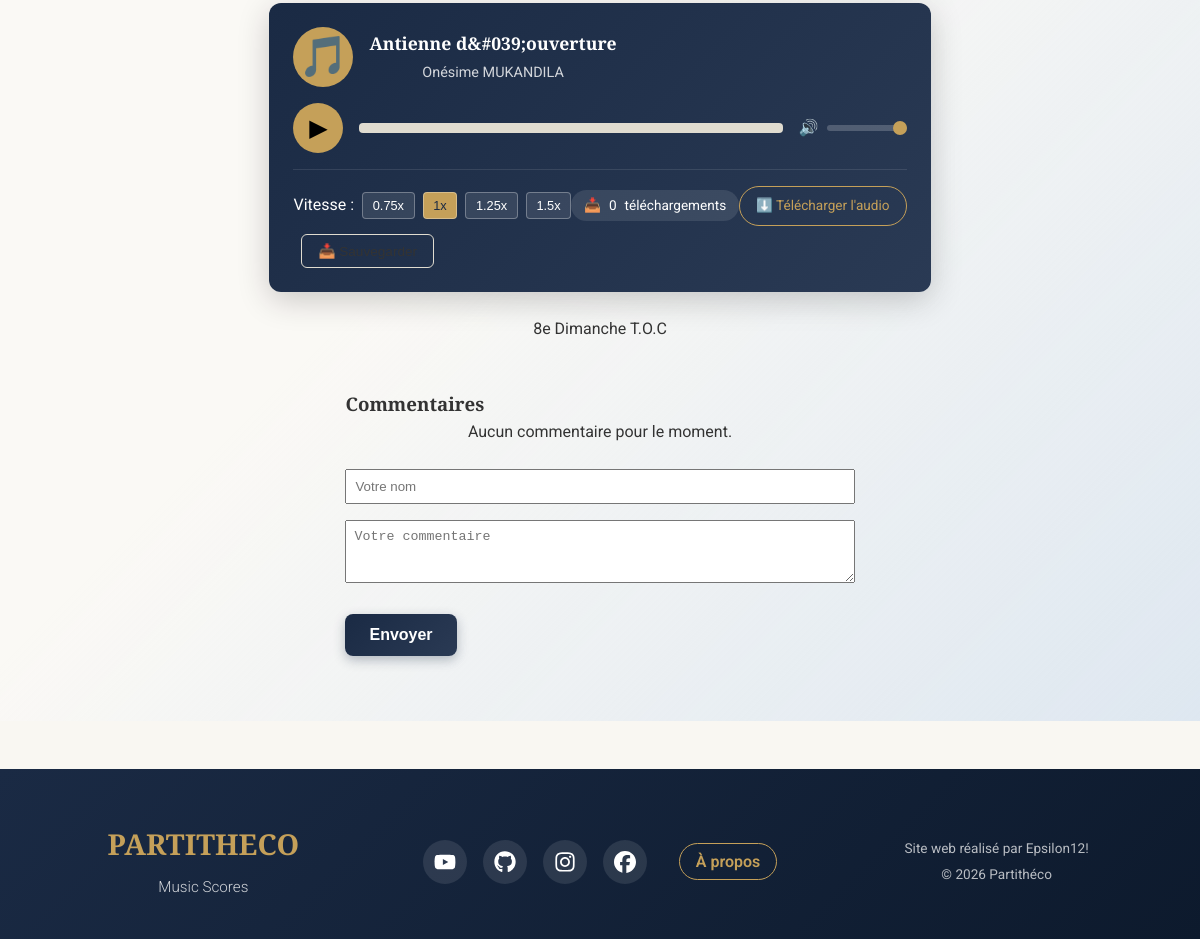
The app's page /project.php?id=9&lang=fr (lower part), older data.
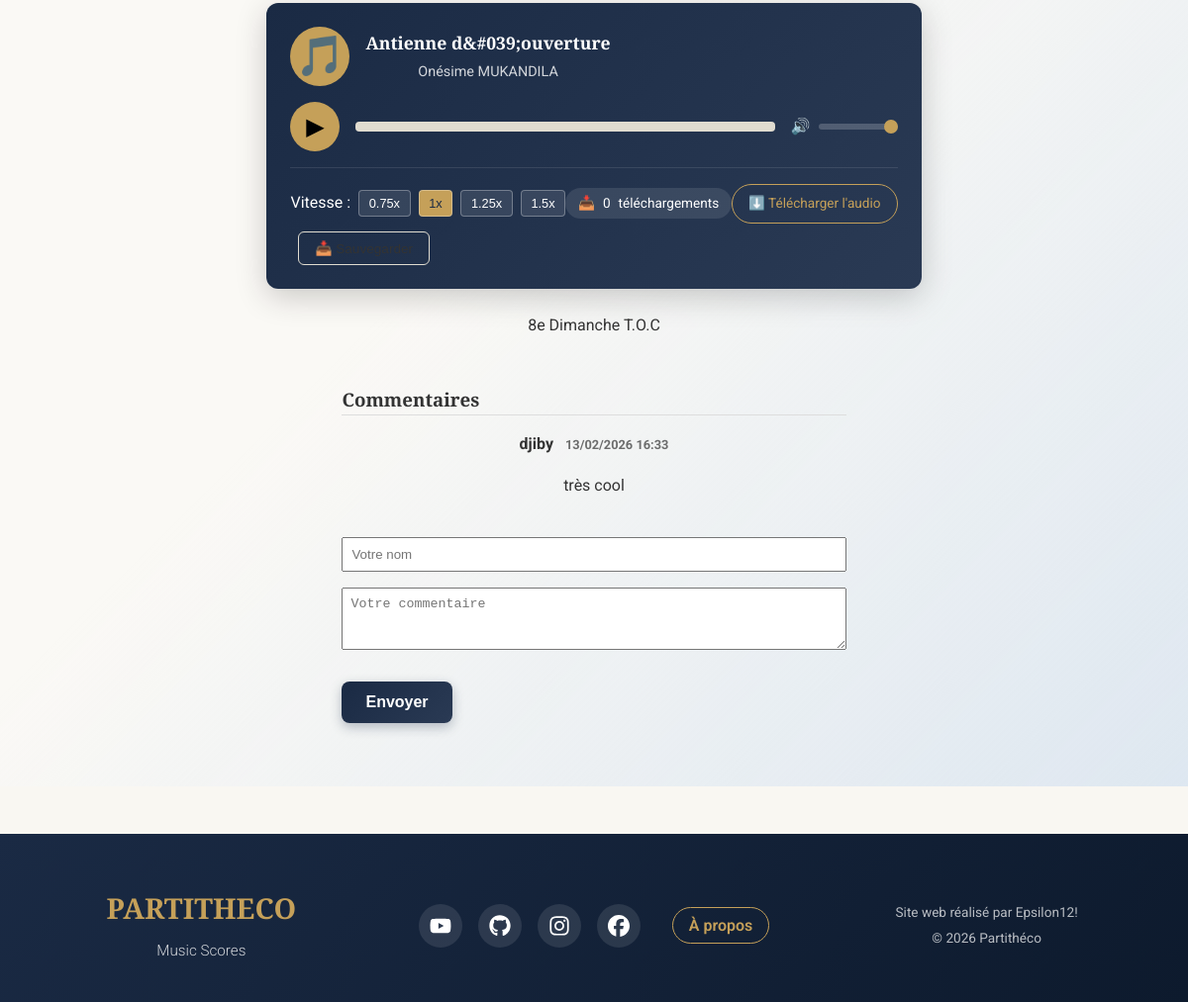
The same page, newer data.
### tables this page shows
CREATE TABLE projects (
                id INTEGER PRIMARY KEY AUTOINCREMENT,
                user_id INTEGER NOT NULL,
                title TEXT NOT NULL,
                description TEXT NOT NULL,
                thumbnail TEXT,
                date_publication DATETIME DEFAULT CURRENT_TIMESTAMP, media TEXT, author TEXT, arranger TEXT, genre TEXT, tonality TEXT, moment_messe TEXT, temps_liturgique TEXT, is_liturgical BOOLEAN DEFAULT 0, voix TEXT,
                FOREIGN KEY(user_id) REFERENCES users(id)
            );

CREATE TABLE comments (
                    id          INTEGER PRIMARY KEY AUTOINCREMENT,
                    project_id  INTEGER NOT NULL,
                    author      TEXT NOT NULL,
                    content     TEXT NOT NULL,
                    created_at  DATETIME DEFAULT CURRENT_TIMESTAMP,
                    FOREIGN KEY(project_id) REFERENCES projects(id)
                );

### assets/locales/trad.php (called while the page is built, shortened)
<?php
$lang = $_SESSION['lang']
         ?? ($_COOKIE['lang'] ?? 'fr');
$transFile = __DIR__ . "/{$lang}.php";
$t = include $transFile;

### classes/Project.php (called while the page is built, shortened)
<?php
class Project {
    private PDO $pdo;
    public function __construct(PDO $pdo) {
        $this->pdo = $pdo;
    }
    public function getProjectById(int $id): ?array {
        $stmt = $this->pdo->prepare("
            SELECT
              p.*,
              u.username AS publisher
            FROM projects p
            JOIN users    u ON p.user_id = u.id
            WHERE p.id = :id
        ");
        $stmt->bindValue(':id', (int) $id, PDO::PARAM_INT);
        $stmt->execute();
        $res = $stmt->fetch(PDO::FETCH_ASSOC);
        return $res ?: null;
    }
}

### classes/Download.php (called while the page is built, shortened)
<?php
class Download {
    private PDO $pdo;
    public function __construct(PDO $pdo) {
        $this->pdo = $pdo;
    }
    public function getCountByProject(int $projectId): int {
        $stmt = $this->pdo->prepare("SELECT COUNT(*) FROM downloads WHERE project_id = :pid");
        $stmt->bindValue(':pid', $projectId, PDO::PARAM_INT);
        $stmt->execute();
        return (int) $stmt->fetchColumn();
    }
}

### classes/Comment.php (called while the page is built, shortened)
<?php
class Comment {
  private PDO $pdo;
  public function __construct(PDO $pdo) { $this->pdo = $pdo; }
  public function getByProject(int $pid): array {
    $stmt = $this->pdo->prepare("
      SELECT * FROM comments
      WHERE project_id = :pid
      ORDER BY created_at DESC
    ");
    $stmt->execute([':pid'=>$pid]);
    return $stmt->fetchAll(PDO::FETCH_ASSOC);
  }
}

### project.php (the view, shortened to what this page needs)
<?php
require_once __DIR__ . '/assets/locales/trad.php';
$db         = new Database();
$pdo        = $db->getPDO();
$projectObj = new Project($pdo);
$commentObj = new Comment($pdo);
$downloadObj = new Download($pdo);
$projectId = (int) $_GET['id'];
$project    = $projectObj->getProjectById($projectId);
$comments = $commentObj->getByProject($projectId);
include __DIR__ . '/includes/header.php';
include __DIR__ . '/includes/navbar.php';
?>
<main class="project-detail">
  <?php if (!empty($project['media'])):
    $mext = strtolower(pathinfo($project['media'], PATHINFO_EXTENSION));
    $murl = "assets/img/{$project['media']}";
    if (in_array($mext, ['mp4','webm','ogg'])): ?>
      <video class="project-media" controls preload="metadata">
        <source src="<?= htmlspecialchars($murl) ?>" type="video/<?= $mext ?>">
        Votre navigateur ne supporte pas la vidéo.
      </video>
    <?php elseif (in_array($mext, ['mp3','wav','oga','ogg'])): ?>
      <div class="audio-player-enhanced" data-project-id="<?= $projectId ?>">
        <div class="player-header">
          <div class="player-icon">🎵</div>
          <div class="player-info">
            <h4><?= htmlspecialchars($project['title']) ?></h4>
            <p><?= htmlspecialchars($project['author'] ?? 'Auteur inconnu') ?></p>
          </div>
        </div>
        <div class="player-controls">
          <button class="btn-play">▶</button>
          <div class="progress-container">
            <div class="time-display">
              <span class="current-time">0:00</span>
              <span class="duration">0:00</span>
            </div>
          </div>
          <div class="volume-control">
            <span>🔊</span>
            <input type="range" class="volume-slider" min="0" max="1" step="0.1" value="1">
          </div>
        </div>
        <div class="extra-controls">
          <div class="speed-controls">
            <span>Vitesse :</span>
            <button class="btn-speed" data-speed="0.75">0.75x</button>
            <button class="btn-speed active" data-speed="1">1x</button>
            <button class="btn-speed" data-speed="1.25">1.25x</button>
            <button class="btn-speed" data-speed="1.5">1.5x</button>
          </div>
          <div class="download-stats">
            <span>📥</span>
            <span class="download-count"><?= $downloadObj->getCountByProject($projectId) ?></span>
            <span>téléchargements</span>
          </div>
          <a href="api/download.php?id=<?= $projectId ?>&type=audio" class="btn-download" onclick="trackDownload(<?= $projectId ?>, 'audio')">
            ⬇️ Télécharger l'audio
          </a>
        </div>
      </div>
    <?php endif;
  endif; ?>
  <p><?= nl2br(htmlspecialchars($project['description'], ENT_NOQUOTES, 'UTF-8', false)) ?></p>
  <section id="commentsSection">
    <h3><?= htmlspecialchars($t['comments']['title']) ?></h3>
    <?php if (empty($comments)): ?>
      <p>Aucun commentaire pour le moment.</p>
    <?php else: ?>
      <?php foreach ($comments as $cm): ?>
        <div class="comment-item">
          <p class="author">
            <?= htmlspecialchars($cm['author']) ?>
            <span class="date">
              <?= (new DateTime($cm['created_at']))->format('d/m/Y H:i') ?>
            </span>
          </p>
          <p class="content"><?= nl2br(htmlspecialchars($cm['content'], ENT_NOQUOTES, 'UTF-8', false)) ?></p>
        </div>
      <?php endforeach; ?>
    <?php endif; ?>
    <form method="post" novalidate class="comment-form">
      <input
        type="text"
        name="comment_author"
        placeholder="Votre nom"
        required>
      <textarea
        name="comment_content"
        rows="3"
        placeholder="Votre commentaire"
        required></textarea>
      <button name="comment_submit" type="submit">
        <?= htmlspecialchars($t['comments']['submit']) ?>
      </button>
    </form>
  </section>
</main>
<?php include __DIR__ . '/includes/footer.php'; ?>

### includes/header.php (shortened to what this page needs)
<?php
require_once __DIR__ . '/../assets/locales/trad.php';
?>
<!DOCTYPE html>
<html lang="<?= htmlspecialchars($lang) ?>">
<head>
    <link rel="stylesheet" href="/assets/css/base.css">
    <link rel="stylesheet" href="/assets/css/animations.css">
    <link rel="stylesheet" href="/assets/css/navbar.css">
    <link rel="stylesheet" href="/assets/css/buttons.css">
    <link rel="stylesheet" href="/assets/css/projects.css">
    <link rel="stylesheet" href="/assets/css/project-detail.css">
    <link rel="stylesheet" href="/assets/css/forms.css">
    <link rel="stylesheet" href="/assets/css/liturgique.css">
    <link rel="stylesheet" href="/assets/css/homepage.css">
    <link rel="stylesheet" href="/assets/css/publications.css">
    <link rel="stylesheet" href="/assets/css/newsletter.css">
    <link rel="stylesheet" href="/assets/css/comments.css">
    <link rel="stylesheet" href="/assets/css/admin.css">
    <link rel="stylesheet" href="/assets/css/footer.css">
    <link rel="stylesheet" href="/assets/css/responsive.css">
    <link rel="stylesheet" href="/assets/css/ux-improvements.css">
    <link rel="stylesheet" href="/assets/css/about.css">
    <link rel="stylesheet" href="/assets/css/audio-player.css">
    <link rel="stylesheet" href="/assets/css/rating.css">
</head>
<body>

### includes/footer.php (shortened to what this page needs)
<footer class="main-footer">
  <div class="footer-container">
    <div class="footer-info">
      <h2>PARTITHECO</h2>
      <h4>Music Scores</h4>
    </div>
    <div class="footer-social">
      <a href="https://www.youtube.com/" target="_blank" rel="noopener">
        <img src="assets/static/youtube-brands.svg" alt="YouTube">
      </a>
      <a href="https://github.com/" target="_blank" rel="noopener">
        <img src="assets/static/github-brands.svg" alt="GitHub">
      </a>
      <a href="https://www.instagram.com/" target="_blank" rel="noopener">
        <img src="assets/static/instagram-brands.svg" alt="Instagram">
      </a>
      <a href="https://www.facebook.com/" target="_blank" rel="noopener">
        <img src="assets/static/facebook-brands.svg" alt="Facebook">
      </a>
    </div>
    <div class="footer-about">
      <a href="about.php?lang=<?= $lang ?>"><?= htmlspecialchars($t['nav']['about']) ?></a>
    </div>
    <div class="footer-credit">
      <p><?= htmlspecialchars($t['footer']['credits']) ?></p>
      <p>&copy; <?= date("Y") ?> Partithéco</p>
    </div>
  </div>
</footer>

### assets/css/base.css (style rules this page uses)
:root { --color-lit-night: #1a2a44; --color-lit-gold: #c5a059; --color-lit-white: #f9f7f2; --color-lit-accent: #8e2424; --primary-light: var(--color-lit-night); --text-action: var(--color-lit-accent); --background: var(--color-lit-white); --font-family: 'Roboto', Arial, sans-serif; --card-bg: #ffffff; --text-color: #333333; --border-color: #e0dcd0; --navbar-shadow: rgba(0,0,0,0.15); --skeleton-bg: #e8e4dc; }
*, *::before, *::after { box-sizing: border-box; margin: 0; padding: 0; }
html, body { height: 100%; }
body { display: flex; flex-direction: column; min-height: 100vh; font-family: var(--font-family); background-color: var(--background); color: var(--text-color); line-height: 1.6; transition: background-color 0.3s, color 0.3s; }
main { flex: 1; position: relative; z-index: 0; transition: background 0.3s; }
main { background: linear-gradient( 135deg, rgba(255, 255, 255, 0.272) 50%, rgba(220,230,240,0.95) 100% ); }

### assets/css/buttons.css (style rules this page uses)
.btn-primary, .btn-load-more, .newsletter-form button, .comment-form button, #backToTop { display: inline-flex; align-items: center; justify-content: center; gap: 0.5rem; padding: 0.75rem 1.5rem; background: linear-gradient(135deg, var(--color-lit-night) 0%, #2a3a54 100%); color: #fff; font-weight: 600; font-size: 1rem; border: none; border-radius: 8px; box-shadow: 0 4px 12px rgba(26, 42, 68, 0.3); cursor: pointer; transition: all 0.3s ease; text-decoration: none; }

### assets/css/project-detail.css (style rules this page uses)
.project-detail { display:flex; flex-direction:column; align-items:center; padding:2rem 1rem; opacity:0; transform:translateY(20px); animation:fadeInUp .6s ease-out forwards; }
.project-detail p { text-align:center; max-width:800px; margin-bottom:1rem; animation-delay:.6s; }

### assets/css/forms.css (style rules this page uses)
.progress-container { display: none; margin-top: 1rem; background: var(--border-color); border-radius: 8px; overflow: hidden; height: 24px; position: relative; }

### assets/css/liturgique.css (style rules this page uses)
:root { --color-lit-night: #1a2a44; --color-lit-gold: #c5a059; --color-lit-white: #f9f7f2; --color-lit-accent: #8e2424; --primary-light: var(--color-lit-night); --text-action: var(--color-lit-accent); --background: var(--color-lit-white); --card-bg: #ffffff; --text-color: #333333; --border-color: #e0dcd0; --font-family-serif: 'Playfair Display', serif; --font-family-sans: 'Roboto', sans-serif; --font-family: var(--font-family-sans); }
body { font-family: var(--font-family); background-color: var(--background); color: var(--text-color); }
h1, h2, h3, .navbar-brand { font-family: var(--font-family-serif); font-weight: 700; }

### assets/css/comments.css (style rules this page uses)
#commentsSection { max-width: 600px; margin: 2rem auto; }
.comment-form input, .comment-form textarea { width: 100%; padding: 0.5rem; margin: 0.5rem 0; box-sizing: border-box; }
.comment-form button { margin-top: 1rem; }
.comment-item { border-top: 1px solid #ddd; padding: 1rem 0; }
.comment-item .author { font-weight: bold; }
.comment-item .date { font-size: 0.8rem; color: var(--text-color); opacity: 0.7; margin-left: 0.5rem; }

### assets/css/footer.css (style rules this page uses)
.main-footer { position: relative; bottom: 0; width: 100%; background: linear-gradient(135deg, var(--color-lit-night) 0%, #0d1a2d 100%); color: #fff; padding: 3rem 1rem 2rem; margin-top: 3rem; }
.footer-container { max-width: 1200px; margin: 0 auto; display: flex; flex-wrap: wrap; justify-content: space-between; align-items: center; gap: 2rem; text-align: center; }
.footer-info { flex: 1; min-width: 200px; }
.footer-info h2 { margin: 0.25rem 0; font-size: 1.8rem; font-family: var(--font-family-serif); color: var(--color-lit-gold); }
.footer-info h4 { margin: 0.5rem 0; font-size: 0.95rem; font-weight: 300; opacity: 0.8; }
.footer-social { display: flex; justify-content: center; gap: 1rem; flex-wrap: wrap; }
.footer-social a { display: flex; align-items: center; justify-content: center; width: 44px; height: 44px; background: rgba(255, 255, 255, 0.1); border-radius: 50%; transition: all 0.3s ease; }
.footer-social a img { width: 22px; height: 22px; filter: brightness(0) invert(1); transition: filter 0.3s; }
.footer-credit { flex: 1; min-width: 200px; }
.footer-credit p { margin: 0.25rem 0; font-size: 0.85rem; opacity: 0.7; }

### assets/css/ux-improvements.css (style rules this page uses)
.progress-container { display: none; width: 100%; background-color: var(--border-color); border-radius: 4px; margin: 1rem 0; height: 10px; overflow: hidden; }

### assets/css/about.css (style rules this page uses)
.footer-about { text-align: center; margin: 1rem 0; }
.footer-about a { color: var(--color-lit-gold); text-decoration: none; font-weight: 600; padding: 0.5rem 1rem; border: 1px solid var(--color-lit-gold); border-radius: 20px; transition: all 0.3s; }

Row changes from the older to the newer data that the page shows:
added comments: author "djiby", created_at "13/02/2026 16:33", content "très cool"
Text that changed along with them:
text no longer shown: "Aucun commentaire pour le moment."
